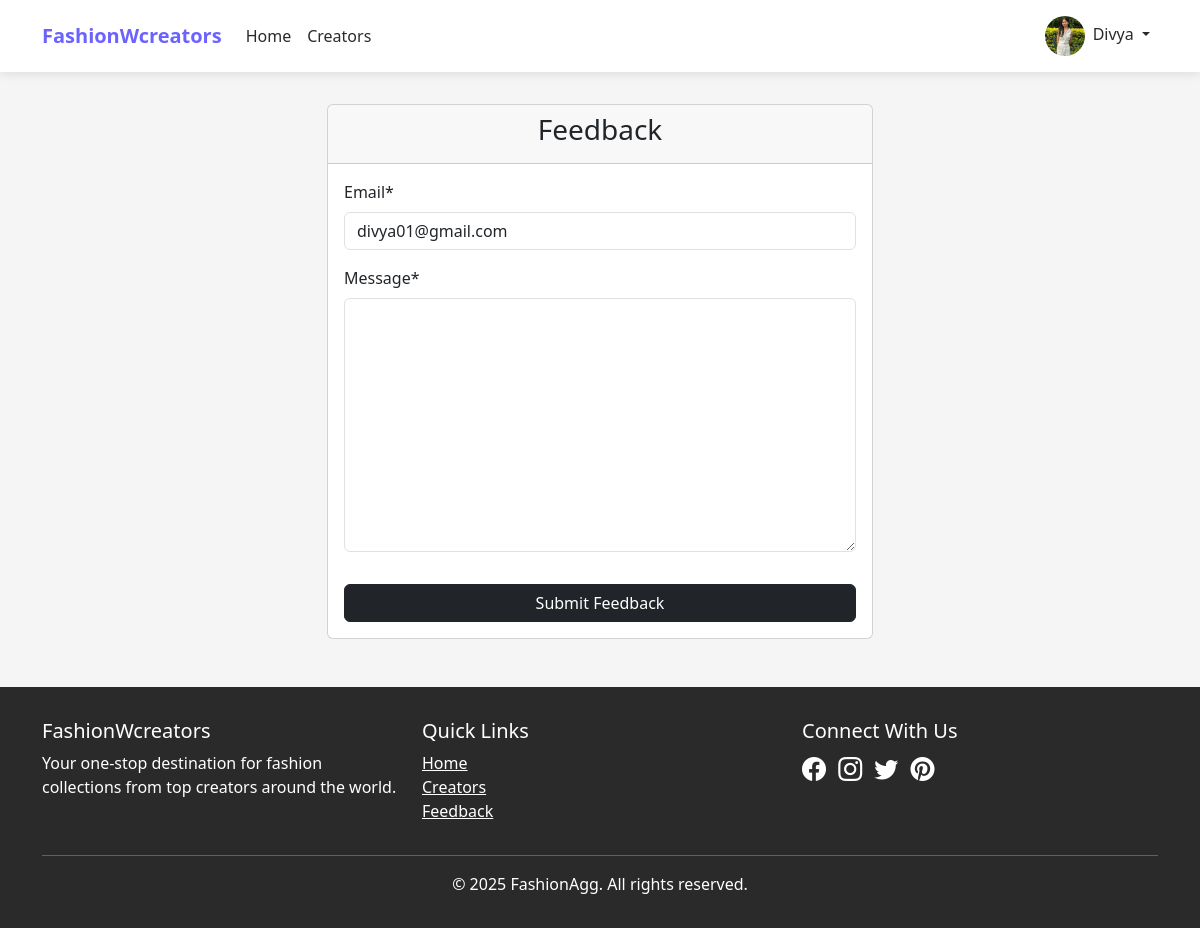
/feedback/ (signed in), run on the app's committed database.
### aggregator/models.py (models this page shows, shortened)
class User(AbstractUser):
    CREATOR = 'creator'
    BUYER = 'buyer'
    ROLE_CHOICES = [
        (CREATOR, 'Creator'),
        (BUYER, 'Buyer'),
    ]
    role = models.CharField(max_length=10, choices=ROLE_CHOICES, default=BUYER)
    bio = models.TextField(blank=True)
    website = models.URLField(blank=True)
    profile_pic = models.ImageField(upload_to='profile_pics', blank=True)
    class Meta:
        app_label = 'aggregator'

### aggregator/views.py (the view)
# urls.py: path('feedback/', views.feedback, name='feedback'),
def feedback(request):
    if request.method == 'POST':
        form = FeedbackForm(request.POST)
        if form.is_valid():
            feedback = form.save(commit=False)
            if request.user.is_authenticated:
                feedback.user = request.user
            feedback.save()
            messages.success(request, 'Thank you for your feedback!')
            return redirect('home')
    else:
        initial = {'email': request.user.email} if request.user.is_authenticated else {}
        form = FeedbackForm(initial=initial)
    return render(request, 'aggregator/feedback.html', {'form': form})

### aggregator/forms.py (shortened to what this page needs)
class FeedbackForm(forms.ModelForm):
    class Meta:
        model = Feedback
        fields = ['email', 'message']

### aggregator/templates/aggregator/feedback.html (shortened to what this page needs)
{% extends 'base.html' %}
{% load crispy_forms_tags %}
{% block content %}
<div class="container my-5">
    <div class="row justify-content-center">
        <div class="col-md-6">
            <div class="card">
                <div class="card-header">
                    <h3 class="text-center">Feedback</h3>
                </div>
                <div class="card-body">
                    <form method="POST">
                        {{ form|crispy }}
                        <button type="submit" class="btn btn-dark w-100 mt-3">Submit Feedback</button>
                    </form>
                </div>
            </div>
        </div>
    </div>
</div>
{% endblock %}

### templates/base.html (shortened to what this page needs)
<!DOCTYPE html>
<html lang="en">
<head>
    <link href="https://cdn.jsdelivr.net/npm/bootstrap@5.3.0/dist/css/bootstrap.min.css" rel="stylesheet">
    <link rel="stylesheet" href="https://cdn.jsdelivr.net/npm/bootstrap-icons@1.10.0/font/bootstrap-icons.css">
</head>
<body>
    <nav class="navbar navbar-expand-lg navbar-light fixed-top">
        <div class="container">
            <a class="navbar-brand" href="{% url 'home' %}">FashionWcreators</a>
            <div class="collapse navbar-collapse" id="navbarNav">
                <ul class="navbar-nav me-auto">
                    <li class="nav-item">
                        <a class="nav-link" href="{% url 'home' %}">Home</a>
                    </li>
                    <li class="nav-item">
                        <a class="nav-link" href="{% url 'creator_list' %}">Creators</a>
                    </li>
                </ul>
                <ul class="navbar-nav">
                    {% if user.is_authenticated %}
                    <li class="nav-item dropdown">
                        <a class="nav-link dropdown-toggle" href="#" id="navbarDropdown" role="button" data-bs-toggle="dropdown" aria-expanded="false">
                            {% if user.profile_pic %}
                            <img src="{{ user.profile_pic.url }}" class="avatar me-1">
                            {% else %}
                            <i class="bi bi-person-circle me-1"></i>
                            {% endif %}
                            {{ user.username }}
                        </a>
                    </li>
                    {% endif %}
                </ul>
            </div>
        </div>
    </nav>
    <main>
        {% block content %}{% endblock %}
    </main>
    <footer class="mt-5">
        <div class="container">
            <div class="row">
                <div class="col-md-4">
                    <h5>FashionWcreators</h5>
                    <p>Your one-stop destination for fashion collections from top creators around the world.</p>
                </div>
                <div class="col-md-4">
                    <h5>Quick Links</h5>
                    <ul class="list-unstyled">
                        <li><a href="{% url 'home' %}" class="text-white">Home</a></li>
                        <li><a href="{% url 'creator_list' %}" class="text-white">Creators</a></li>
                        <li><a href="{% url 'feedback' %}" class="text-white">Feedback</a></li>
                    </ul>
                </div>
                <div class="col-md-4">
                    <h5>Connect With Us</h5>
                    <a href="#" class="text-white me-2"><i class="bi bi-facebook" style="font-size: 1.5rem;"></i></a>
                    <a href="#" class="text-white me-2"><i class="bi bi-instagram" style="font-size: 1.5rem;"></i></a>
                    <a href="#" class="text-white me-2"><i class="bi bi-twitter" style="font-size: 1.5rem;"></i></a>
                    <a href="#" class="text-white"><i class="bi bi-pinterest" style="font-size: 1.5rem;"></i></a>
                </div>
            </div>
            <hr class="bg-light">
            <div class="text-center">
                <p class="mb-0">&copy; {% now "Y" %} FashionAgg. All rights reserved.</p>
            </div>
        </div>
    </footer>
</body>
</html>

### templates/base.html (style rules this page uses)
:root { --primary-color: #6c63ff; --dark-color: #2a2a2a; --light-color: #f8f9fa; }
body { font-family: 'Segoe UI', Tahoma, Geneva, Verdana, sans-serif; padding-top: 56px; background-color: #f5f5f5; }
.navbar { box-shadow: 0 2px 10px rgba(0, 0, 0, 0.1); background-color: white !important; }
.navbar-brand { font-weight: 700; color: var(--primary-color) !important; }
.nav-link { font-weight: 500; color: var(--dark-color) !important; }
footer { background-color: var(--dark-color); color: white; padding: 2rem 0; margin-top: 3rem; }
.avatar { width: 40px; height: 40px; border-radius: 50%; object-fit: cover; }

### data on the page
User: profile_pic (picture), username "Divya", email "divya01@gmail.com"
